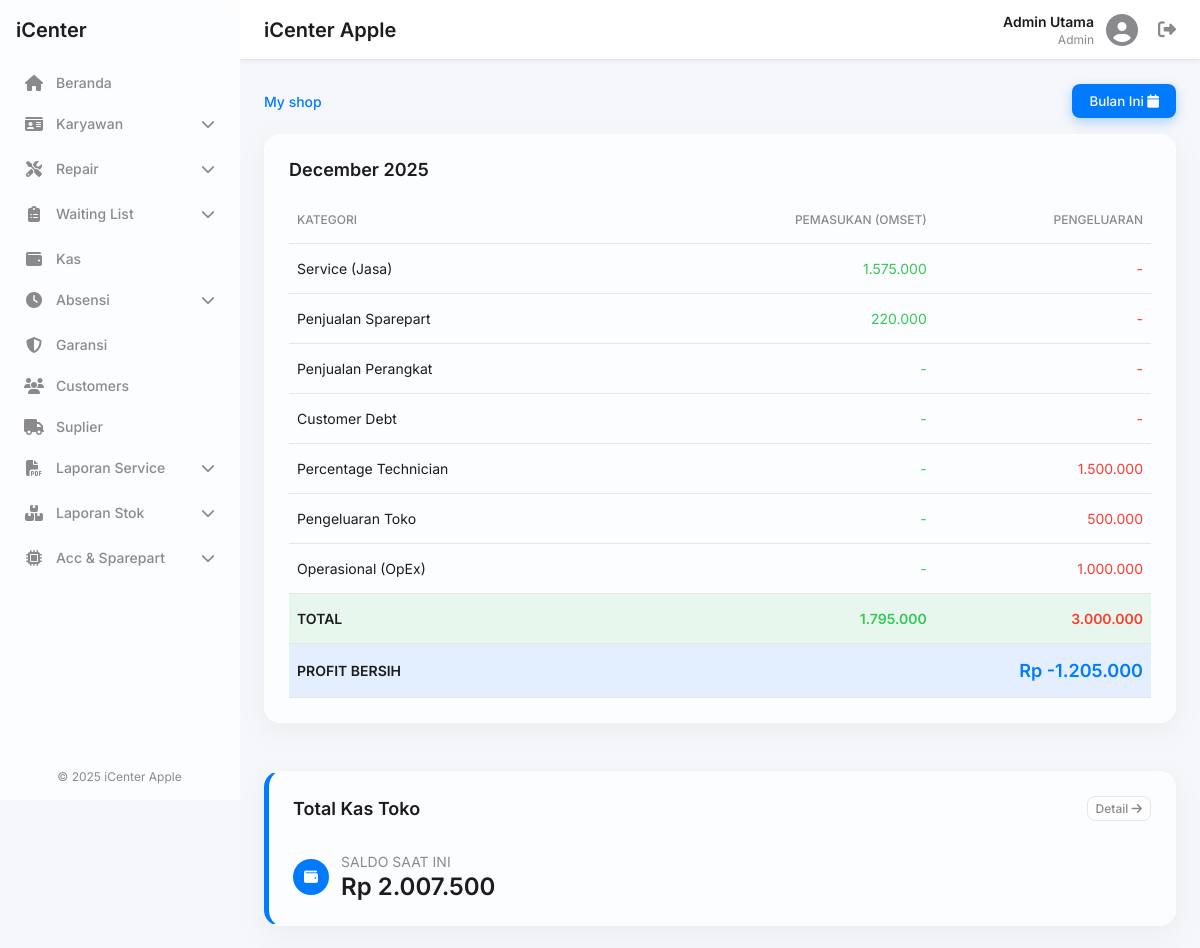
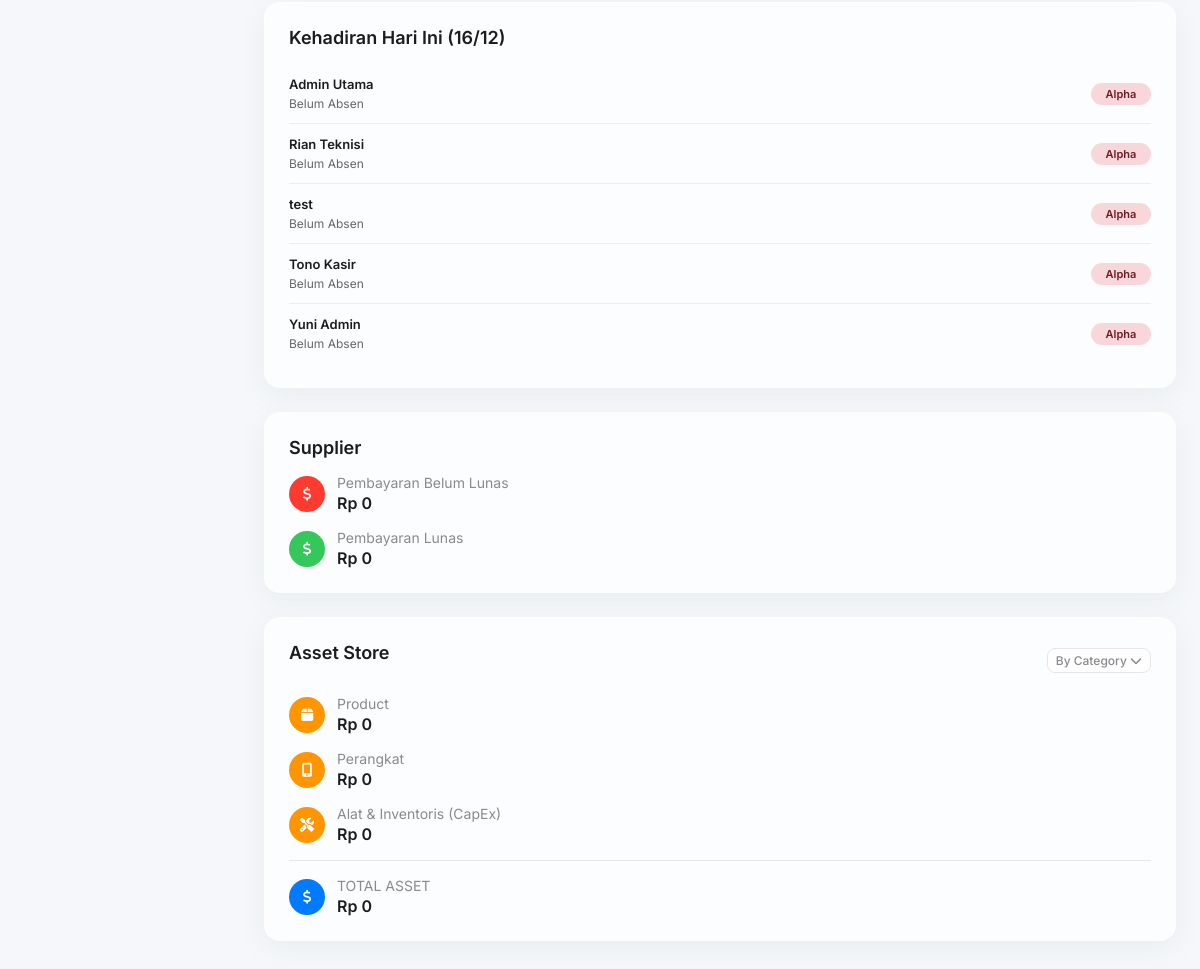
/index.php (signed in), run on the app's committed database (2 pictures, top to bottom).
### tables this page shows
CREATE TABLE `transaksi_kas` (
  `id` int(11) NOT NULL,
  `tanggal` datetime NOT NULL DEFAULT current_timestamp(),
  `jenis` enum('masuk','keluar') NOT NULL,
  `jumlah` decimal(15,2) NOT NULL,
  `saldo_terakhir` decimal(15,2) DEFAULT 0.00,
  `keterangan` varchar(255) NOT NULL
);

CREATE TABLE `users` (
  `id` bigint(20) UNSIGNED NOT NULL,
  `nama` varchar(100) DEFAULT NULL,
  `username` varchar(50) DEFAULT NULL,
  `password` text DEFAULT NULL,
  `role` varchar(20) DEFAULT NULL,
  `foto` varchar(255) DEFAULT NULL,
  `qr_token` varchar(255) DEFAULT NULL,
  `created_at` timestamp NULL DEFAULT current_timestamp()
);

### index.php (the view, shortened to what this page needs)
<?php
require_once 'includes/header.php';
$bulan_tahun = date('F Y');
$bulan_ini = date('m');
$tahun_ini = date('Y');
$hari_ini = date('Y-m-d');
$saldo_kas_saat_ini = 0;
$result_saldo = $conn->query("SELECT saldo_terakhir FROM transaksi_kas ORDER BY id DESC LIMIT 1");
if ($result_saldo && $result_saldo->num_rows > 0) {
    $saldo_kas_saat_ini = $result_saldo->fetch_assoc()['saldo_terakhir'];
}
$sql_total_service = "SELECT SUM(sub_total) as total FROM service
                      WHERE MONTH(tanggal) = '$bulan_ini'
                      AND YEAR(tanggal) = '$tahun_ini'
                      AND status_pembayaran = 'Lunas'";
$res_total_service = $conn->query($sql_total_service);
$total_revenue_service = ($res_total_service->fetch_assoc()['total']) ?? 0;
$sql_part_service = "SELECT SUM(sk.jumlah * ms.harga_jual) as total_part
                     FROM sparepart_keluar sk
                     JOIN master_sparepart ms ON sk.code_sparepart = ms.code_sparepart
                     JOIN service s ON sk.invoice_service = s.invoice
                     WHERE MONTH(s.tanggal) = '$bulan_ini'
                     AND YEAR(s.tanggal) = '$tahun_ini'
                     AND s.status_pembayaran = 'Lunas'";
$res_part_service = $conn->query($sql_part_service);
$total_part_in_service = ($res_part_service->fetch_assoc()['total_part']) ?? 0;
$sql_part_external = "SELECT SUM(psl.total_harga) as total_external
                      FROM pembelian_sparepart_luar psl
                      JOIN service s ON psl.invoice_service = s.invoice
                      WHERE MONTH(s.tanggal) = '$bulan_ini'
                      AND YEAR(s.tanggal) = '$tahun_ini'
                      AND s.status_pembayaran = 'Lunas'";
$res_part_external = $conn->query($sql_part_external);
$total_part_external = ($res_part_external->fetch_assoc()['total_external']) ?? 0;
$pemasukan_jasa_murni = $total_revenue_service - ($total_part_in_service + $total_part_external);
$sql_jual_langsung = "SELECT SUM(total) as total FROM penjualan_sparepart
                      WHERE MONTH(tanggal) = '$bulan_ini'
                      AND YEAR(tanggal) = '$tahun_ini'
                      AND status_pembayaran = 'Lunas'";
$res_jual_langsung = $conn->query($sql_jual_langsung);
$total_jual_langsung = ($res_jual_langsung->fetch_assoc()['total']) ?? 0;
$total_penjualan_sparepart = $total_jual_langsung + $total_part_in_service;
$manual_penjualan_perangkat = 0;
$manual_customer_debt_laba = 0;
$manual_customer_debt_beban = 0;
$manual_percentage_tech = 1500000;
$manual_pengeluaran_toko = 500000;
$manual_opex = 1000000;
$data_laporan = [
    "Service (Jasa)" => [
        "laba" => $pemasukan_jasa_murni,
        "pengeluaran" => 0
    ],
    "Penjualan Sparepart" => [
        "laba" => $total_penjualan_sparepart,
        "pengeluaran" => 0
    ],
    "Penjualan Perangkat" => [
        "laba" => $manual_penjualan_perangkat,
        "pengeluaran" => 0
    ],
    "Customer Debt" => [
        "laba" => $manual_customer_debt_laba,
        "pengeluaran" => $manual_customer_debt_beban
    ],
    "Percentage Technician" => [
        "laba" => 0,
        "pengeluaran" => $manual_percentage_tech
    ],
    "Pengeluaran Toko" => [
        "laba" => 0,
        "pengeluaran" => $manual_pengeluaran_toko
    ],
    "Operasional (OpEx)" => [
        "laba" => 0,
        "pengeluaran" => $manual_opex
    ],
];
$total_laba = array_sum(array_column($data_laporan, 'laba'));
$total_pengeluaran = array_sum(array_column($data_laporan, 'pengeluaran'));
$profit = $total_laba - $total_pengeluaran;
$absensi_list = [];
$sql_absen = "SELECT u.nama, u.role, a.waktu_masuk, a.waktu_keluar
              FROM users u
              LEFT JOIN absensi a ON u.id = a.user_id AND a.tanggal = '$hari_ini'
              WHERE u.role != 'owner'
              ORDER BY a.waktu_masuk DESC, u.nama ASC";
$res_absen = $conn->query($sql_absen);
if($res_absen) {
    while($row = $res_absen->fetch_assoc()) {
        $absensi_list[] = $row;
    }
}
?>
<div class="content-container">
    <div class="main-column">
        <div class="page-controls">
            <span class="page-path">My shop</span>
            <div class="filter-buttons">
                <button class="btn btn-primary">Bulan Ini <i class="fas fa-calendar"></i></button>
            </div>
        </div>
        <div class="report-card glass-effect">
            <h2 class="report-title"><?php echo $bulan_tahun; ?></h2>
            <div class="table-wrapper">
                <table class="report-table">
                    <thead>
                        <tr>
                            <th>KATEGORI</th>
                            <th class="text-right">PEMASUKAN (OMSET)</th>
                            <th class="text-right">PENGELUARAN</th>
                        </tr>
                    </thead>
                    <tbody>
                        <?php foreach ($data_laporan as $nama => $nilai): ?>
                        <tr>
                            <td><?php echo $nama; ?></td>
                            <td class="text-right text-success"><?php echo ($nilai['laba'] > 0) ? number_format($nilai['laba'], 0, ',', '.') : '-'; ?></td>
                            <td class="text-right text-danger"><?php echo ($nilai['pengeluaran'] > 0) ? number_format($nilai['pengeluaran'], 0, ',', '.') : '-'; ?></td>
                        </tr>
                        <?php endforeach; ?>
                    </tbody>
                    <tfoot>
                        <tr class="total-row">
                            <td>TOTAL</td>
                            <td class="text-right text-success"><?php echo number_format($total_laba, 0, ',', '.'); ?></td>
                            <td class="text-right text-danger"><?php echo number_format($total_pengeluaran, 0, ',', '.'); ?></td>
                        </tr>
                        <tr class="profit-row">
                            <td>PROFIT BERSIH</td>
                            <td colspan="2" class="text-right text-profit" style="font-size: 18px;">Rp <?php echo number_format($profit, 0, ',', '.'); ?></td>
                        </tr>
                    </tfoot>
                </table>
            </div>
        </div>
    </div>
    <aside class="right-column">
        <div class="summary-card glass-effect" style="border-left: 5px solid var(--accent-primary);">
            <div class="summary-header">
                <h3 class="summary-title" style="margin-bottom: 0;">Total Kas Toko</h3>
                <a href="kas.php" class="btn btn-tertiary">Detail <i class="fas fa-arrow-right"></i></a>
            </div>
            <div class="summary-total" style="padding-top: 16px; border-top: none;">
                <div class="summary-icon" style="background-color: var(--accent-primary);">
                    <i class="fas fa-wallet"></i>
                </div>
                <div class="summary-text">
                    <p>SALDO SAAT INI</p>
                    <span style="font-size: 24px;">Rp <?php echo number_format($saldo_kas_saat_ini, 0, ',', '.'); ?></span>
                </div>
            </div>
        </div>
        <div class="summary-card glass-effect">
            <h3 class="summary-title">Kehadiran Hari Ini (<?php echo date('d/m'); ?>)</h3>
            <div style="max-height: 300px; overflow-y: auto;">
                <?php if(empty($absensi_list)): ?>
                    <p style="text-align: center; color: #888;">Tidak ada data karyawan.</p>
                <?php else: ?>
                    <?php foreach($absensi_list as $absen): ?>
                        <?php
                            $is_present = !empty($absen['waktu_masuk']);
                            $is_out = !empty($absen['waktu_keluar']);
                            $jam_masuk = $is_present ? date('H:i', strtotime($absen['waktu_masuk'])) : '-';
                            $jam_keluar = $is_out ? date('H:i', strtotime($absen['waktu_keluar'])) : '-';
                            $durasi_teks = '-';
                        ?>
                        <div class="absensi-item">
                            <div>
                                <div style="font-weight: 600; font-size: 13px;"><?php echo htmlspecialchars($absen['nama']); ?></div>
                                <div class="absensi-time">
                                    <?php if($is_present): ?>
                                        <i class="fas fa-arrow-right" style="color:var(--accent-success)"></i> <?php echo $jam_masuk; ?> &nbsp;
                                        <?php if($is_out): ?>
                                            <i class="fas fa-arrow-left" style="color:var(--accent-danger)"></i> <?php echo $jam_keluar; ?>
                                        <?php else: ?>
                                            <span style="color: var(--accent-primary); font-size: 10px;">(Aktif)</span>
                                        <?php endif; ?>
                                        <br>
                                        <span style="color: #888; font-size: 10px;">Durasi: <?php echo $durasi_teks; ?></span>
                                    <?php else: ?>
                                        Belum Absen
                                    <?php endif; ?>
                                </div>
                            </div>
                            <div>
                                <?php if (!$is_present): ?>
                                    <span class="absensi-status status-belum">Alpha</span>
                                <?php elseif ($is_out): ?>
                                    <span class="absensi-status status-pulang">Pulang</span>
                                <?php else: ?>
                                    <span class="absensi-status status-hadir">Hadir</span>
                                <?php endif; ?>
                            </div>
                        </div>
                    <?php endforeach; ?>
                <?php endif; ?>
            </div>
        </div>
        <div class="summary-card glass-effect">
            <h3 class="summary-title">Supplier</h3>
            <div class="summary-item">
                <div class="summary-icon" style="background-color: #ff3b30;">
                    <i class="fas fa-dollar-sign"></i>
                </div>
                <div class="summary-text">
                    <p>Pembayaran Belum Lunas</p>
                    <span>Rp 0</span>
                </div>
            </div>
            <div class="summary-item">
                <div class="summary-icon" style="background-color: #34c759;">
                    <i class="fas fa-dollar-sign"></i>
                </div>
                <div class="summary-text">
                    <p>Pembayaran Lunas</p>
                    <span>Rp 0</span>
                </div>
            </div>
        </div>
        <div class="summary-card glass-effect">
            <div class="summary-header">
                <h3 class="summary-title">Asset Store</h3>
                <button class="btn btn-tertiary">By Category <i class="fas fa-chevron-down"></i></button>
            </div>
            <div class="summary-item">
                <div class="summary-icon" style="background-color: #ff9500;">
                    <i class="fas fa-box"></i>
                </div>
                <div class="summary-text">
                    <p>Product</p>
                    <span>Rp 0</span>
                </div>
            </div>
             <div class="summary-item">
                <div class="summary-icon" style="background-color: #ff9500;">
                    <i class="fas fa-mobile-alt"></i>
                </div>
                <div class="summary-text">
                    <p>Perangkat</p>
                    <span>Rp 0</span>
                </div>
            </div>
            <div class="summary-item">
                <div class="summary-icon" style="background-color: #ff9500;">
                    <i class="fas fa-tools"></i>
                </div>
                <div class="summary-text">
                    <p>Alat & Inventoris (CapEx)</p>
                    <span>Rp 0</span>
                </div>
            </div>
            <div class="summary-total">
                <div class="summary-icon" style="background-color: #007aff;">
                    <i class="fas fa-dollar-sign"></i>
                </div>
                <div class="summary-text">
                    <p>TOTAL ASSET</p>
                    <span>Rp 0</span>
                </div>
            </div>
        </div>
    </aside>
</div>
<?php
require_once 'includes/footer.php';
?>

### data on the page
transaksi_kas: saldo_terakhir "2.007.500"
users: nama "Admin Utama"
users: nama "Rian Teknisi"
users: nama "test"
users: nama "Tono Kasir"
users: nama "Yuni Admin"

### other printed values
$_SESSION['nama'] "Admin Utama"
$_SESSION['role'] "Admin"
$nama "Service (Jasa)"
$nilai['laba'] "1.575.000"
$nama "Penjualan Sparepart"
$nilai['laba'] "220.000"
$nama "Penjualan Perangkat"
$nama "Customer Debt"
$nama "Percentage Technician"
$nilai['pengeluaran'] "1.500.000"
$nama "Pengeluaran Toko"
$nilai['pengeluaran'] "500.000"
$nama "Operasional (OpEx)"
$nilai['pengeluaran'] "1.000.000"
$total_laba "1.795.000"
